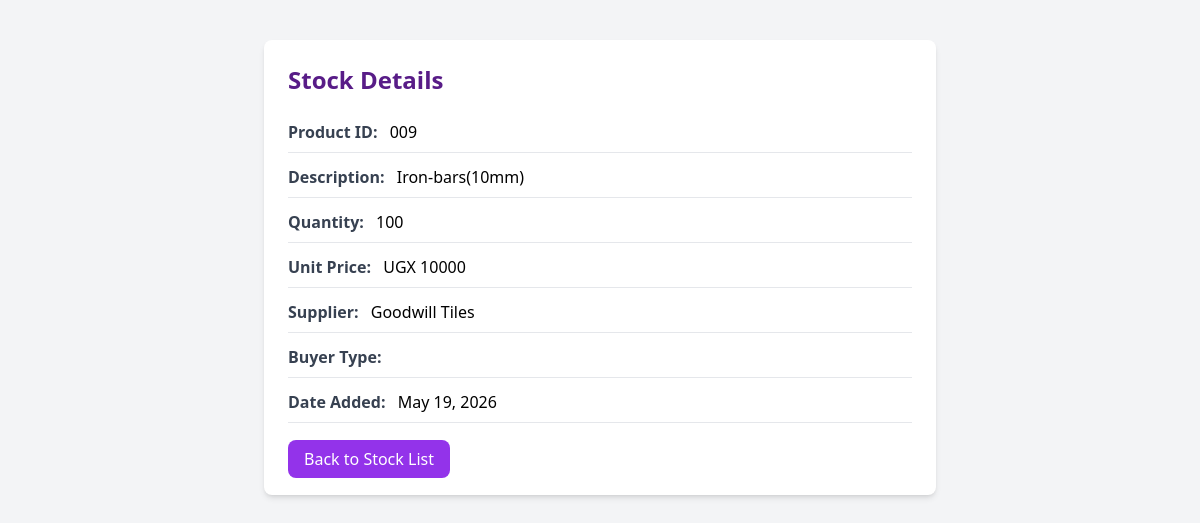
The app's page /stock/view/12/ with its own data.
### nyondoapp/models.py (models this page shows)
class Stock(models.Model):
    product_id = models.TextField()
    description = models.TextField()
    quantity = models.IntegerField()
    units = models.CharField(max_length=20)
    cost_price = models.IntegerField()
    selling_price = models.IntegerField(default=0)
    supplier = models.ForeignKey(Supplier, on_delete=models.CASCADE, related_name='stocks')
    date = models.DateField(auto_now_add=True)
    buyer_type = models.CharField(max_length=50)

class Supplier(models.Model):
    company_name = models.TextField(blank=False)
    email = models.EmailField(blank=True)
    location = models.CharField(blank=False, max_length=100)
    TRN = models.TextField(blank=False)
    phone = models.TextField(blank=False)
    product_description = models.TextField(blank=False)
    payment_option = models.CharField(max_length=50, blank=False)
    def __str__(self):
        return self.company_name

### nyondoapp/views.py (the view)
# urls.py: path('stock/view/<int:pk>/', views.view_stock, name='view_stock'),
def view_stock(request, pk):
    single_stock = get_object_or_404(Stock, id=pk)
    return render(request, 'stock/view_stock.html', {'item': single_stock})

### nyondoapp/templates/stock/view_stock.html (shortened to what this page needs)
<!DOCTYPE html>
<html>
<head>
    <script src="https://cdn.tailwindcss.com"></script>
</head>
<body class="bg-gray-100">
    <div class="max-w-2xl mx-auto bg-white rounded-lg shadow-md p-6 mt-10">
        <h1 class="text-2xl font-bold text-purple-900 mb-6">Stock Details</h1>
        <div class="space-y-3">
            <div class="border-b pb-2">
                <strong class="text-gray-700">Product ID:</strong>
                <span class="ml-2">{{ item.product_id }}</span>
            </div>
            <div class="border-b pb-2">
                <strong class="text-gray-700">Description:</strong>
                <span class="ml-2">{{ item.description }}</span>
            </div>
            <div class="border-b pb-2">
                <strong class="text-gray-700">Quantity:</strong>
                <span class="ml-2">{{ item.quantity }}</span>
            </div>
            <div class="border-b pb-2">
                <strong class="text-gray-700">Unit Price:</strong>
                <span class="ml-2">UGX {{ item.cost_price }}</span>
            </div>
            <div class="border-b pb-2">
                <strong class="text-gray-700">Supplier:</strong>
                <span class="ml-2">{{ item.supplier }}</span>
            </div>
            <div class="border-b pb-2">
                <strong class="text-gray-700">Buyer Type:</strong>
            </div>
            <div class="border-b pb-2">
                <strong class="text-gray-700">Date Added:</strong>
                <span class="ml-2">{{ item.date }}</span>
            </div>
        </div>
        <div class="mt-6">
            <a href="{% url 'stock_page' %}"
               class="bg-purple-600 text-white px-4 py-2 rounded-lg hover:bg-purple-700">
                Back to Stock List
            </a>
        </div>
    </div>
</body>
</html>

### records on screen
Stock: product_id "009", description "Iron-bars(10mm)", quantity "100", cost_price "10000", supplier "Goodwill Tiles", date "May 19, 2026"
